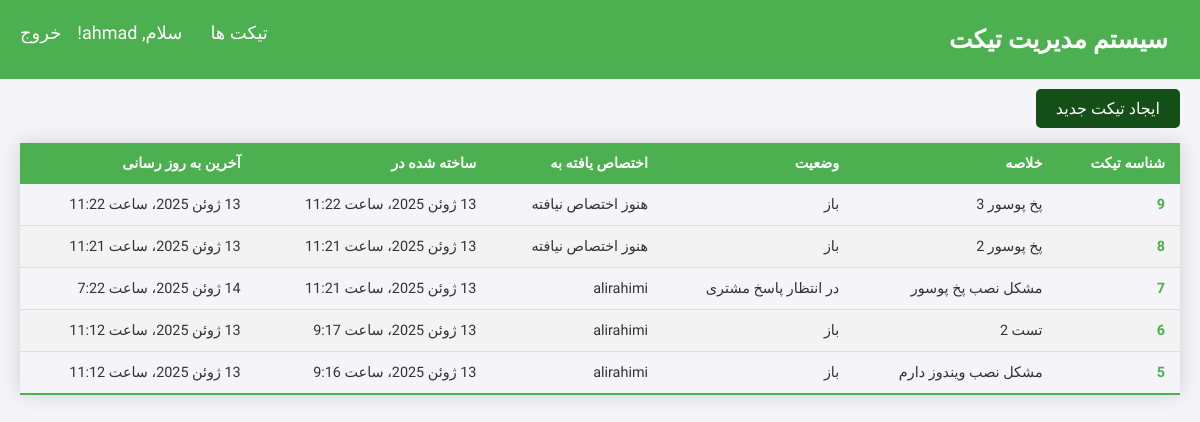
Screenshot of / (signed in) with the database file from the repository.
### tickets/models.py (models this page shows, shortened)
class Ticket(models.Model):
    title = models.CharField(max_length=200, verbose_name='عنوان')
    author = models.ForeignKey(settings.AUTH_USER_MODEL, on_delete=models.CASCADE, related_name='authored_tickets', null=True, blank=True)
    assignee = models.ForeignKey(settings.AUTH_USER_MODEL, on_delete=models.CASCADE, null=True, blank=True, verbose_name='اختصاص یافته به')
    status = models.CharField(max_length=80, choices=TicketStatus.choices, default=TicketStatus.open, verbose_name='وضعیت تیکت')
    description = models.TextField(verbose_name='توضیحات')
    created_at = models.DateTimeField(auto_now_add=True, verbose_name='ساخته شده در')
    updated_at = models.DateTimeField(auto_now=True, verbose_name='به روز رسانی شده در')
    last_activity = models.DateTimeField(default=timezone.now, verbose_name='آخرین فعالیت')

### tickets/views.py (the view)
# urls.py: path('', views.index, name='index'),
@login_required # این دکوراتور تضمین می‌کند که فقط کاربران لاگین‌کرده به این ویو دسترسی دارند
def index(request):
    if request.user.groups.filter(name='Agent').exists():
        return redirect('agent_dashboard')
    tickets = [] # به صورت پیش فرض لیست تیکت ها خالی است
    if request.user.is_authenticated:
        tickets = Ticket.objects.filter(author=request.user).order_by('-created_at')
    return render(request, 'tickets/index.html', {'tickets':tickets})

### tickets/templates/tickets/index.html (shortened to what this page needs)
{% extends 'base.html' %}
{% block content %}
<div style="margin-bottom: 20px;">
  <a href="{% url 'create_ticket' %}" style="text-decoration: none; padding: 10px 20px; background-color: #144f17; color: white; border-radius: 5px;">
      ایجاد تیکت جدید
  </a>
</div>
<table class="styled-table">
 <thead>
  <tr>
   <th>شناسه تیکت</th>
   <th>خلاصه</th>
   <th>وضعیت</th>
   <th>اختصاص یافته به</th>
   <th>ساخته شده در</th>
   <th>آخرین به روز رسانی</th>
  </tr>
 </thead>
 <tbody>
  {% for ticket in tickets %}
  <tr>
    <td data-label="شناسه تیکت">
      <a href="{% url 'ticket_by_id' ticket.id %}">
        <span>{{ticket.id}}</span>
      </a>
    </td>
    <td data-label="خلاصه"><span>{{ticket.title}}</span></td>
    <td data-label="وضعیت"><span>{{ticket.get_status_display}}</span></td>
    <td data-label="اختصاص یافته">
      <span>{{ticket.assignee|default_if_none:"هنوز اختصاص نیافته"}}</span>
    </td>
    <td data-label="ساخته شده در"><span>{{ticket.created_at}}</span></td>
    <td data-label="آخرین به روز رسانی"><span>{{ticket.updated_at}}</span></td>
  </tr>
  {% endfor %}
 </tbody>
</table>
{% endblock %}

### templates/base.html (shortened to what this page needs)
<!DOCTYPE html>
<html>
<head>
  {% load static %}
  <link rel="stylesheet" type="text/css" href="{% static 'css/style.css' %}">
</head>
<body>
  <div class="header">
    <a class="logo">سیستم مدیریت تیکت</a>
    <div class="header-right">
      <a href="{% url 'index' %}">تیکت ها</a>
      {% if user.is_authenticated %}
        <a>سلام, {{ user.username }}!</a>
        <form action="{% url 'logout' %}" method="post" style="display: inline;">
          <button type="submit" class="link-button">خروج</button>
      </form>
      {% else %}
        <a href="{% url 'login' %}"> ورود </a>
        <a href="{% url 'signup' %}"> ثبت نام </a>
      {% endif %}
    </div>
  </div>
   <div id="body">
   {% block content %}{% endblock %}
  </div>
</body>
</html>

### tickets/static/css/style.css (style rules this page uses)
body { direction: rtl; font-family: 'Vazirmatn', Tahoma, sans-serif; margin: 0; background-color: #f4f4f9; color: #333; }
.header { background-color: #4CAF50; overflow: hidden; padding: 15px 20px; color: white; }
.header a.logo { font-size: 25px; font-weight: bold; color: white; text-decoration: none; float: right; }
.header-right { float: left; margin-top: 5px; }
.header a { color: white; text-align: center; padding: 12px; text-decoration: none; font-size: 18px; line-height: 25px; border-radius: 4px; }
#body { padding: 20px; }
.styled-table { border-collapse: collapse; margin: 25px 0; font-size: 0.9em; width: 100%; box-shadow: 0 0 20px rgba(0, 0, 0, 0.15); }
.styled-table thead tr { background-color: #4CAF50; color: #ffffff; text-align: right; }
.styled-table th, .styled-table td { padding: 12px 15px; text-align: right; }
.styled-table tbody tr { border-bottom: 1px solid #dddddd; }
.styled-table tbody tr:nth-of-type(even) { background-color: #f3f3f3; }
.styled-table tbody tr:last-of-type { border-bottom: 2px solid #4CAF50; }
.styled-table a { color: #4CAF50; text-decoration: none; font-weight: bold; }
.link-button { background: none; border: none; color: white; cursor: pointer; font-family: inherit; font-size: 18px; padding: 0; margin: 0; display: inline; line-height: 25px; vertical-align: baseline; }

### rows the page displays
Ticket: id "9", title "پخ پوسور 3", status "باز", assignee "هنوز اختصاص نیافته", created_at "13 ژوئن 2025، ساعت 11:22", updated_at "13 ژوئن 2025، ساعت 11:22"
Ticket: id "8", title "پخ پوسور 2", status "باز", assignee "هنوز اختصاص نیافته", created_at "13 ژوئن 2025، ساعت 11:21", updated_at "13 ژوئن 2025، ساعت 11:21"
Ticket: id "7", title "مشکل نصب پخ پوسور", status "در انتظار پاسخ مشتری", assignee "alirahimi", created_at "13 ژوئن 2025، ساعت 11:21", updated_at "14 ژوئن 2025، ساعت 7:22"
Ticket: id "6", title "تست 2", status "باز", assignee "alirahimi", created_at "13 ژوئن 2025، ساعت 9:17", updated_at "13 ژوئن 2025، ساعت 11:12"
Ticket: id "5", title "مشکل نصب ویندوز دارم", status "باز", assignee "alirahimi", created_at "13 ژوئن 2025، ساعت 9:16", updated_at "13 ژوئن 2025، ساعت 11:12"

### other values shown
{{ user.username }} "ahmad"
